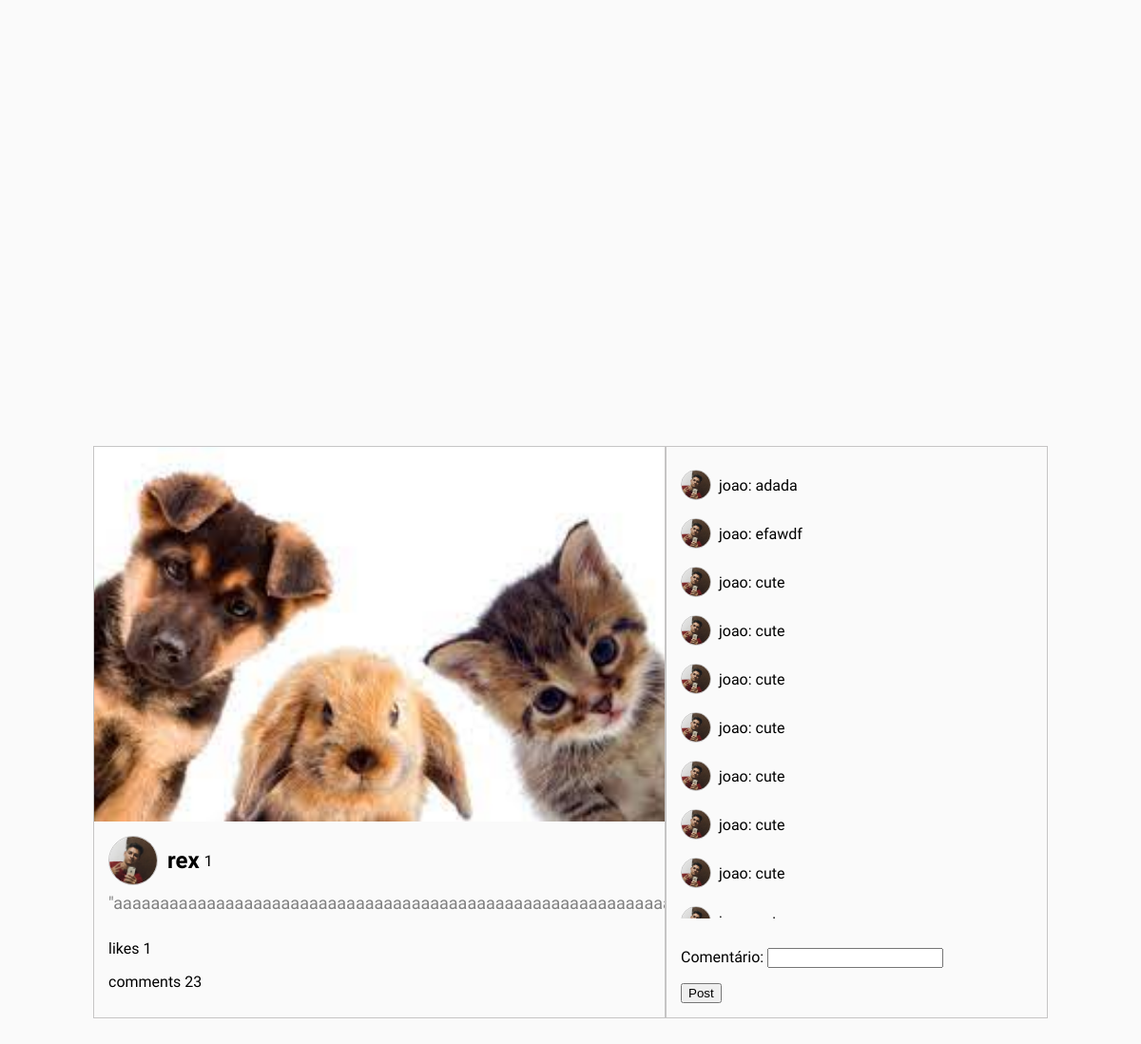
/post/4/comment (signed in), run on the app's committed database.
### myapp/models.py (models this page shows, shortened)
class Post(models.Model):
    user_profile = models.ForeignKey(UserProfile, on_delete=models.CASCADE, null=True)
    user = models.ForeignKey(User, on_delete=models.CASCADE, null=True, blank=True)
    image = models.ImageField(null=True, upload_to='images/')
    description = models.CharField(max_length=500, null=True, blank=True)
    date = models.DateTimeField(auto_now_add=True)
    likes = models.IntegerField(default=0)
    comment = models.IntegerField(default=0)
    who_liked = models.ManyToManyField(User, related_name='liked_posts', blank=True)

class UserProfile(models.Model):
    user = models.OneToOneField(User, on_delete=models.CASCADE)
    profile_image = models.ImageField(upload_to='images/', default='images/defaultuser.png')
    bio = models.CharField(max_length=100, null=True, blank=True)

class User(AbstractUser):
    profile_image = models.ImageField(null=True, blank=True, upload_to='images/')
    phone = models.CharField(max_length=20, null = True, blank=True)
    address = models.CharField(max_length=50 , null=True, blank=True)
    amount_of_followers = models.IntegerField(default=0)
    amount_of_following = models.IntegerField(default=0)
    followers = models.ManyToManyField('self', blank=True)

class Comment(models.Model):
    user = models.ForeignKey(User, on_delete=models.CASCADE)
    user_profile = models.ForeignKey(UserProfile, on_delete=models.CASCADE, null=True)
    post = models.ForeignKey(Post, on_delete=models.CASCADE, related_name='comments')
    comment = models.CharField(max_length=100, null=True, blank=True)
    date = models.DateTimeField(auto_now_add=True)

### myapp/views.py (the view)
# urls.py: path('post/<str:post_id>/comment', views.comment, name='comment_post'),
@login_required
def comment (request, post_id):
    post = Post.objects.get(id=post_id)
    comments = Comment.objects.filter(post=post)
    form = CommentForm(request.POST)
    if request.method == 'POST':
        if form.is_valid():
            comment = form.save(commit=False)
            comment.user = request.user
            comment.user_profile = request.user.userprofile
            comment.post = post
            comment.save()
            post.comment += 1
            post.save()
            print(post.comment)
            print('Valid comment')
        else:
            error_message = 'Every comment must have a text. Try again!'
            messages.error(request, error_message, extra_tags='TEXT_BLANK_ERROR')
            print('Invalid comment')
    else:
        form = CommentForm()
        print('Method is not post')
    return render(request, 'post_details.html', {'form': form , 'comments': comments, 'post': post})

### myapp/forms.py
class CommentForm(forms.ModelForm):
   class Meta:
      model = Comment
      fields = ['comment']
      labels = {
          'comment': 'Comentário',
      }

### myapp/templates/post_details.html (shortened to what this page needs)
{% extends "base.html" %}
{% block content %}
<!DOCTYPE html>
<html lang="en">
<head>
    {% load static %}
    <link rel="stylesheet" href="{% static 'postdetail.css' %}">
</head>
<body>
    <div class = "post_details">
        <div class = "test">
            <div class = "post_image_and_likes">
                <div class = img_container><img id = "post_image" src = "{{ post.image.url }}" alt=""></div>
                <div class = "post_info">
                    <div id = "user">
                        <img id = "main_image" src="{{ post.user_profile.profile_image.url }}" alt="">
                        <strong>{{ post.user.username }}</strong>
                        <a href="{% url 'like_post' post.id %}">
                            <img id = "heart" src="{% static 'img/likePost.svg' %}" alt="">
                        </a><p>{{ post.likes}}</p>
                    </div>
                    <p id = "post_desc">"aaaaaaaaaaaaaaaaaaaaaaaaaaaaaaaaaaaaaaaaaaaaaaaaaaaaaaaaaaaaaaaaaaaaaaaa"</p>
                    <p>likes {{ post.likes }}</p>
                    <p>comments {{ post.comment }}</p>
                </div>
            </div>
            <div class = "post_comments">
                <div class = "all_comments">
                    {% for comment in comments %}
                    <div id = "user">
                        <img id = "profile_image" src="{{ comment.user_profile.profile_image.url }}" alt="">
                            <pre>  {{ comment.user.username }}: {{ comment.comment }}  </pre>
                        </div>
                        {% endfor %}
                </div>
                <div class = "insert_new_comment">
                    <form method="post" method="POST" enctype="multipart/form-data" id="post-form">
                        {{ form.as_p }}
                        <button type="submit">Post</button>
                    </form>
                </div>
            </div>
        </div>
    </div>
</body>
</html>
{% endblock %}

### myapp/static/postdetail.css (style rules this page uses)
#profile_image { border: 1px solid rgb(198, 197, 197); width: 30px; height: 30px; border-radius: 50%; }
.test { display: flex; flex-direction: row; align-items: center; justify-content: center; }
.post_details { display: flex; height: 100vh; justify-content: center; }
.post_image_and_likes { width:600px; height:600px; border: 1px solid rgb(198, 197, 197); display: flex; flex-direction: column; align-items: baseline; justify-content: center; }
.post_comments { height: 600px; width: 400px; border: 1px solid rgb(198, 197, 197); display: flex; flex-direction: column; justify-content: flex-end; }
.all_comments { padding:15px; overflow: auto; }
#user { display: flex; flex-direction: row; align-items: center; justify-content: flex-start; }
.img_container { border: 1px solidrgb(198, 197, 197); width: 100%; height: 100%; }
#post_image { object-fit: cover; width: 100%; height: 100%; }
strong { position: relative; left: 10px; font-size: 24px; }
#main_image { border: 1px solid rgb(198, 197, 197); width: 50px; height: 50px; border-radius: 50%; }
.post_info { padding: 15px; width: 95%; height: 400px; overflow: auto; }
form { padding:15px; }
#post_desc { position: relative; color: grey; font-size: 18px; bottom: 10px; }
#heart { width :15px; }

### myapp/templates/base.html (style rules this page uses)
body, pre { background-color: #fafafa; font-family: 'Afacad', sans-serif; }

### data on the page
Post: image (picture), user_profile.profile_image (picture), user.username "rex", likes "1", comment "23"
Comment: user_profile.profile_image (picture), user.username "joao", comment "adada"
Comment: user_profile.profile_image (picture), user.username "joao", comment "efawdf"
Comment: user_profile.profile_image (picture), user.username "joao", comment "cute"
Comment: user_profile.profile_image (picture), user.username "joao", comment "cute"
Comment: user_profile.profile_image (picture), user.username "joao", comment "cute"
Comment: user_profile.profile_image (picture), user.username "joao", comment "cute"
Comment: user_profile.profile_image (picture), user.username "joao", comment "cute"
Comment: user_profile.profile_image (picture), user.username "joao", comment "cute"
Comment: user_profile.profile_image (picture), user.username "joao", comment "cute"
Comment: user_profile.profile_image (picture)
